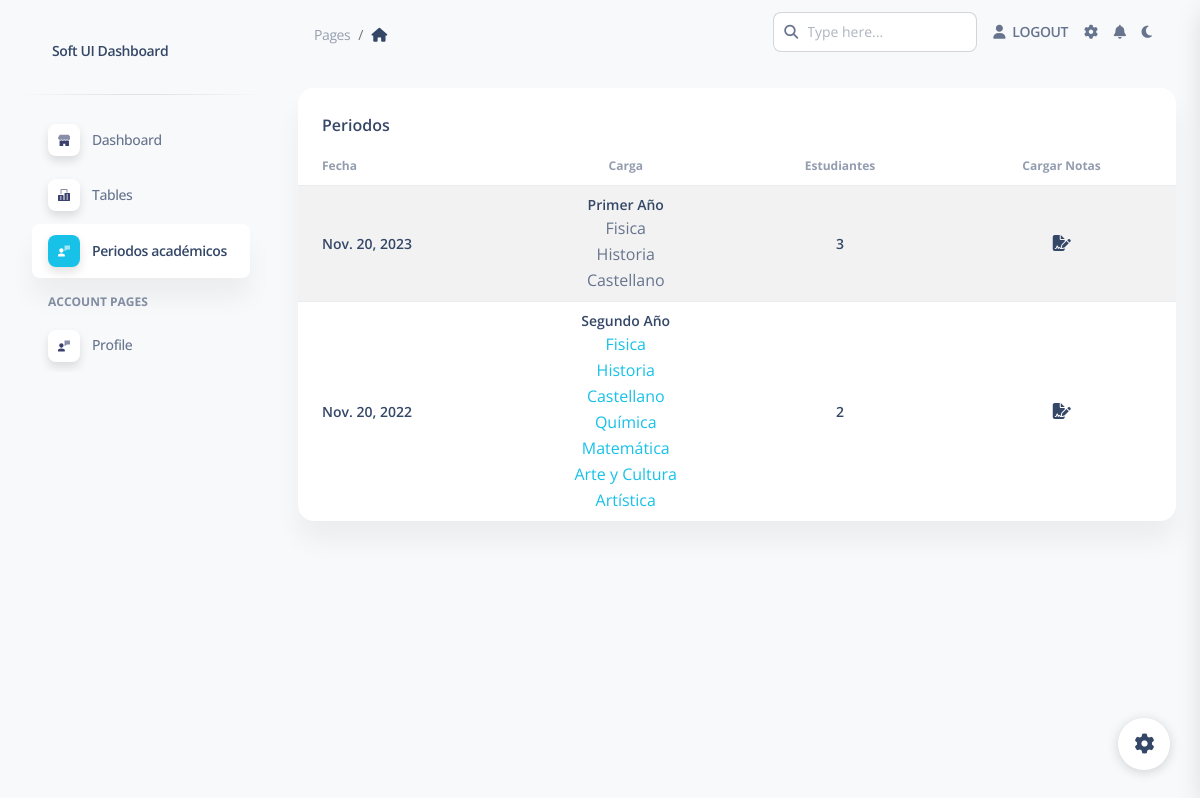
Page /periodos on the committed database.
### apps/home/models.py (models this page shows, shortened)
class Periodo(models.Model):
    fecha = models.DateField(null=True)
    carga = models.ForeignKey('home.Carga', on_delete=models.RESTRICT, null=True)
    class Meta:
        verbose_name = ("Periodo")
        verbose_name_plural = ("Periodos")

class Carga(models.Model):
    titulo = models.CharField(max_length=30, null=True)
    materias = models.ManyToManyField(Materia)
    class Meta:
        verbose_name = ("Carga ")
        verbose_name_plural = ("Cargas")

class Materia(models.Model):
    nombre = models.CharField(max_length=30, unique=True, null=True)
    class Meta:
        verbose_name = ("Materia")
        verbose_name_plural = ("Materias")

### apps/home/views.py (the view)
# urls.py: path('periodos', views.periodos, name='periodos'),
def periodos(request):
    periodos = Periodo.objects.all().annotate(num_estudiantes=Count('estudiante'))
    context={
        'periodos':periodos,
        'segment':'periodo',
        'title':'Periodos',
        'table':'home/table-content/periodos.html',
    }
    return render(request, 'home/table.html', context)

### apps/context_processors.py (called while the page is built)
def cfg_assets_root(request):
    return { 'ASSETS_ROOT' : settings.ASSETS_ROOT }

### apps/templates/home/table.html (shortened to what this page needs)
{% extends 'layouts/base.html' %}
{% block content %}
{% load tags %}
<div class="container-fluid py-4">
  <div class="row">
    <div class="col-12">
      <div class="card mb-4">
        <div class="card-header pb-0">
          <h6>{{ title }}</h6>
        </div>
        <div class="card-body p-0">
          <div class="table-responsive p-0">
            {% include table %}
          </div>
        </div>
      </div>
    </div>
  </div>
</div>
{% endblock content %}

### apps/templates/home/table-content/periodos.html
<table class="table table-striped mb-0 ">
  <thead>
    <tr>
      <th class="text-xs font-weight-bolder opacity-7">Fecha</th>
      <th class="text-xs font-weight-bolder opacity-7 text-center">Carga</th>
      <th class="text-xs font-weight-bolder opacity-7 text-center">Estudiantes</th>
      <th class="text-xs font-weight-bolder opacity-7 text-center">Cargar Notas</th>
    </tr>
  </thead>
  <tbody>
    {% for periodo in periodos %}
    <tr class="text-primary">
      <td class="font-weight-bold align-middle ps-4">
        <h6 class="text-sm m-0">{{ periodo.fecha }}</h6>
      </td>
      <td class="font-weight-bold align-middle text-center">
        <h6 class="text-sm m-0">{{ periodo.carga.titulo }}</h6>
        {% for materia in periodo.carga.materias.all %}
          <p class="p-0 m-0">{{ materia.nombre }}</p>
        {% endfor %}
      </td>
      <td class="font-weight-bold align-middle text-center">
        <h6 class="text-sm m-0">{{ periodo.num_estudiantes }}</h6>
      </td>
      <td class="font-weight-bold align-middle text-center">
        <a href="{% url 'carga_notas' periodo.id %}">
          <i class="fas fa-file-signature"></i>
        </a>
      </td>
    </tr>
    {% endfor %}
  </tbody>
</table>

### apps/static/assets/css/dark-theme-core.css (style rules this page uses)
body { transition: background-color 200ms ease-in; }

### rows in the picture
Periodo: fecha "Nov. 20, 2023", carga.titulo "Primer Año", num_estudiantes "3"
Materia: nombre "Fisica"
Materia: nombre "Historia"
Materia: nombre "Castellano"
Periodo: fecha "Nov. 20, 2022", carga.titulo "Segundo Año", num_estudiantes "2"
Materia: nombre "Química"
Materia: nombre "Matemática"
Materia: nombre "Arte y Cultura"
Materia: nombre "Artística"

### other values in the picture
{{ title }} "Periodos"
